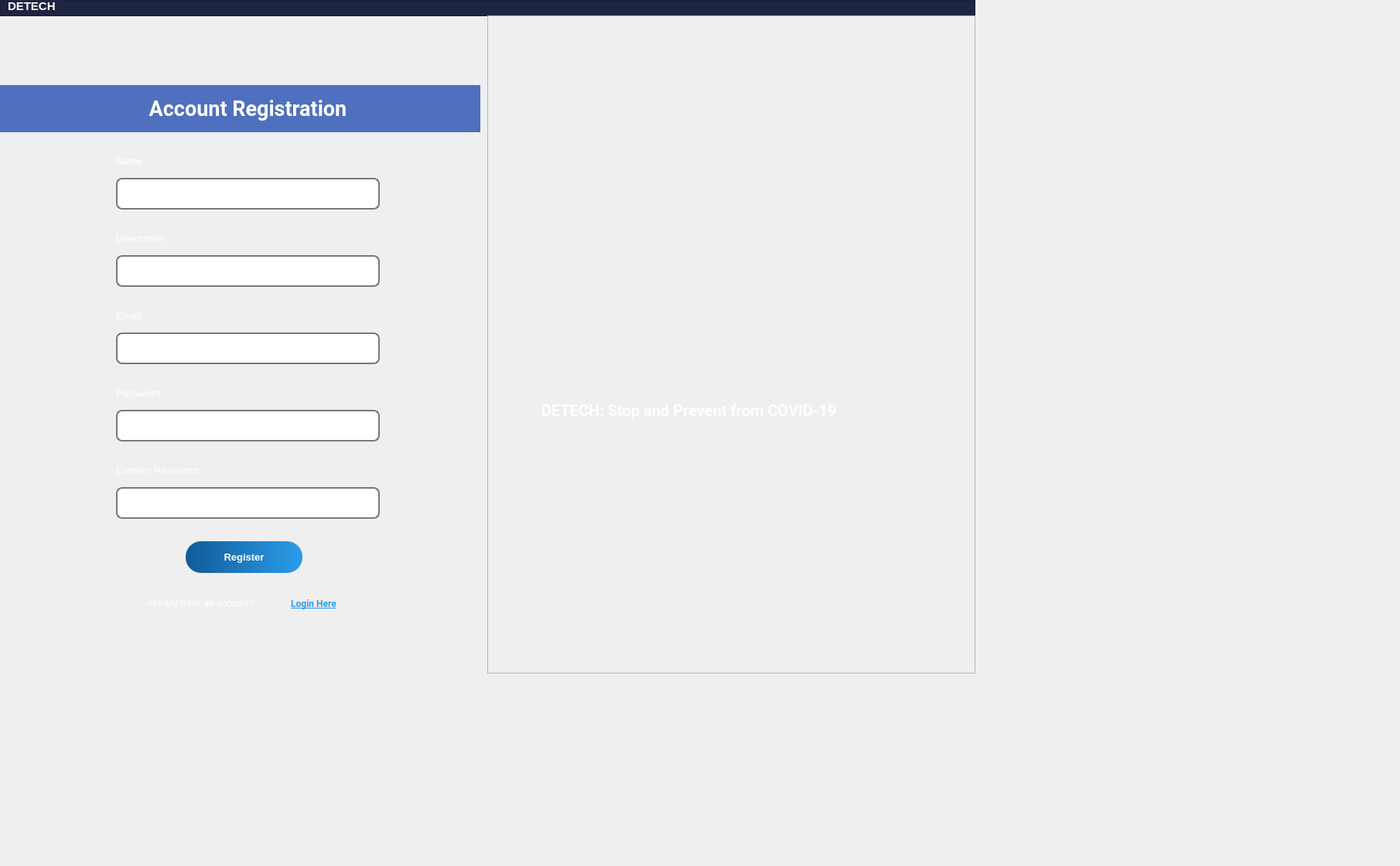
     <widget class="QWidget" name="registerPage">
      <widget class="QFrame" name="frame_4">
       <property name="geometry">
        <rect>
         <x>0</x>
         <y>0</y>
         <width>1261</width>
         <height>21</height>
        </rect>
       </property>
       <property name="styleSheet">
        <string notr="true">background-color: rgb(30, 37, 65);</string>
       </property>
       <property name="frameShape">
        <enum>QFrame::StyledPanel</enum>
       </property>
       <property name="frameShadow">
        <enum>QFrame::Raised</enum>
       </property>
       <widget class="QLabel" name="detechLabel_2">
        <property name="geometry">
         <rect>
          <x>10</x>
          <y>0</y>
          <width>71</width>
          <height>16</height>
         </rect>
        </property>
        <property name="font">
         <font>
          <pointsize>11</pointsize>
          <weight>75</weight>
          <bold>true</bold>
         </font>
        </property>
        <property name="styleSheet">
         <string notr="true">color: rgb(255, 255, 255);</string>
        </property>
        <property name="text">
         <string>DETECH</string>
        </property>
       </widget>
      </widget>
      <widget class="QLabel" name="label_4">
       <property name="geometry">
        <rect>
         <x>630</x>
         <y>20</y>
         <width>631</width>
         <height>851</height>
        </rect>
       </property>
       <property name="frameShape">
        <enum>QFrame::StyledPanel</enum>
       </property>
       <property name="frameShadow">
        <enum>QFrame::Raised</enum>
       </property>
       <property name="text">
        <string/>
       </property>
       <property name="pixmap">
        <pixmap>:/images/images/CDC-Coronavirus-Events-Meetings-Conferences-Preparing-Health-Safety.jpg</pixmap>
       </property>
       <property name="scaledContents">
        <bool>true</bool>
       </property>
      </widget>
      <widget class="QLineEdit" name="usernameRegLine">
       <property name="geometry">
        <rect>
         <x>150</x>
         <y>330</y>
         <width>341</width>
         <height>41</height>
        </rect>
       </property>
       <property name="font">
        <font>
         <pointsize>10</pointsize>
        </font>
       </property>
       <property name="styleSheet">
        <string notr="true">QLineEdit{
border: 2px solid rgb(121, 121, 121);
color: rgb(255, 255, 255);
border-radius: 8px;
padding-left: 15px;
}

QLineEdit:hover{
	border: 2px solid white;
}

QLineEdit:focus{
	border: 2px solid white;
}</string>
       </property>
       <property name="inputMask">
        <string notr="true"/>
       </property>
       <property name="echoMode">
        <enum>QLineEdit::Normal</enum>
       </property>
      </widget>
      <widget class="QLineEdit" name="nameRegLine">
       <property name="geometry">
        <rect>
         <x>150</x>
         <y>230</y>
         <width>341</width>
         <height>41</height>
        </rect>
       </property>
       <property name="font">
        <font>
         <pointsize>10</pointsize>
        </font>
       </property>
       <property name="styleSheet">
        <string notr="true">QLineEdit{
border: 2px solid rgb(121, 121, 121);
color: rgb(255, 255, 255);
border-radius: 8px;
padding-left: 15px;
}

QLineEdit:hover{
	border: 2px solid white;
}

QLineEdit:focus{
	border: 2px solid white;
}</string>
       </property>
       <property name="inputMask">
        <string notr="true"/>
       </property>
       <property name="echoMode">
        <enum>QLineEdit::Normal</enum>
       </property>
      </widget>
      <widget class="QLabel" name="nameRegLabel">
       <property name="geometry">
        <rect>
         <x>150</x>
         <y>200</y>
         <width>81</width>
         <height>16</height>
        </rect>
       </property>
       <property name="font">
        <font>
         <pointsize>10</pointsize>
        </font>
       </property>
       <property name="styleSheet">
        <string notr="true">color: rgb(255, 255, 255);</string>
       </property>
       <property name="text">
        <string>Name:</string>
       </property>
      </widget>
      <widget class="QLabel" name="passwordRegLabel">
       <property name="geometry">
        <rect>
         <x>150</x>
         <y>500</y>
         <width>81</width>
         <height>16</height>
        </rect>
       </property>
       <property name="font">
        <font>
         <pointsize>10</pointsize>
        </font>
       </property>
       <property name="styleSheet">
        <string notr="true">color: rgb(255, 255, 255);</string>
       </property>
       <property name="text">
        <string>Password:</string>
       </property>
      </widget>
      <widget class="QPushButton" name="loginHere">
       <property name="geometry">
        <rect>
         <x>360</x>
         <y>770</y>
         <width>91</width>
         <height>21</height>
        </rect>
       </property>
       <property name="font">
        <font>
         <family>Roboto</family>
         <pointsize>9</pointsize>
         <weight>75</weight>
         <bold>true</bold>
         <underline>true</underline>
        </font>
       </property>
       <property name="styleSheet">
        <string notr="true">QPushButton{
color: rgb(45, 158, 236);

}

QPushButton:pressed {
    border-style: inset;
    background:#0000ffff;
    }</string>
       </property>
       <property name="text">
        <string>Login Here</string>
       </property>
       <property name="flat">
        <bool>true</bool>
       </property>
      </widget>
      <widget class="QPushButton" name="registeredButton">
       <property name="geometry">
        <rect>
         <x>240</x>
         <y>700</y>
         <width>151</width>
         <height>41</height>
        </rect>
       </property>
       <property name="font">
        <font>
         <pointsize>10</pointsize>
         <weight>75</weight>
         <bold>true</bold>
        </font>
       </property>
       <property name="styleSheet">
        <string notr="true">QPushButton {
background-color: qlineargradient(spread:pad, x1:0, y1:0, x2:1, y2:0, stop:0 rgba(16, 91, 151, 255), stop:1 rgba(44, 156, 234, 255));
color: white;
border-radius: 20px;
}

QPushButton:hover {
    background: qradialgradient(
        cx: 0.3, cy: -0.4, fx: 0.3, fy: -0.4,
        radius: 1.35, stop: 0 rgb(119, 88, 127), stop: 1 rgb(28, 96, 255)
        );
    }

QPushButton:pressed {
    border-style: inset;
    background: qradialgradient(
        cx: 0.4, cy: -0.1, fx: 0.4, fy: -0.1,
        radius: 1.35, stop: 0 rgb(17, 21, 255), stop: 1 #ddd
        );
    }</string>
       </property>
       <property name="text">
        <string>Register</string>
       </property>
       <property name="icon">
        <iconset resource="detechRs.qrc">
         <normaloff>:/images/images/ri_login-circle-fill.png</normaloff>:/images/images/ri_login-circle-fill.png</iconset>
       </property>
       <property name="iconSize">
        <size>
         <width>25</width>
         <height>25</height>
        </size>
       </property>
      </widget>
      <widget class="QLineEdit" name="confirmPasswordRegLine">
       <property name="geometry">
        <rect>
         <x>150</x>
         <y>630</y>
         <width>341</width>
         <height>41</height>
        </rect>
       </property>
       <property name="font">
        <font>
         <pointsize>10</pointsize>
        </font>
       </property>
       <property name="styleSheet">
        <string notr="true">QLineEdit{
border: 2px solid rgb(121, 121, 121);
color: rgb(255, 255, 255);
border-radius: 8px;
padding-left: 15px;
}

QLineEdit:hover{
	border: 2px solid white;
}

QLineEdit:focus{
	border: 2px solid white;
}</string>
       </property>
       <property name="inputMask">
        <string notr="true"/>
       </property>
       <property name="echoMode">
        <enum>QLineEdit::Password</enum>
       </property>
      </widget>
      <widget class="QLineEdit" name="emailRegLine">
       <property name="geometry">
        <rect>
         <x>150</x>
         <y>430</y>
         <width>341</width>
         <height>41</height>
        </rect>
       </property>
       <property name="font">
        <font>
         <pointsize>10</pointsize>
        </font>
       </property>
       <property name="styleSheet">
        <string notr="true">QLineEdit{
border: 2px solid rgb(121, 121, 121);
color: rgb(255, 255, 255);
border-radius: 8px;
padding-left: 15px;
}

QLineEdit:hover{
	border: 2px solid white;
}

QLineEdit:focus{
	border: 2px solid white;
}</string>
       </property>
       <property name="inputMask">
        <string notr="true"/>
       </property>
       <property name="echoMode">
        <enum>QLineEdit::Normal</enum>
       </property>
      </widget>
      <widget class="QLabel" name="label_5">
       <property name="geometry">
        <rect>
         <x>0</x>
         <y>110</y>
         <width>621</width>
         <height>61</height>
        </rect>
       </property>
       <property name="styleSheet">
        <string notr="true">background-color: rgba(79, 112, 190, 1);</string>
       </property>
       <property name="text">
        <string/>
       </property>
      </widget>
      <widget class="QLabel" name="label_6">
       <property name="geometry">
        <rect>
         <x>190</x>
         <y>770</y>
         <width>171</width>
         <height>20</height>
        </rect>
       </property>
       <property name="font">
        <font>
         <pointsize>9</pointsize>
        </font>
       </property>
       <property name="styleSheet">
        <string notr="true">color: rgb(255, 255, 255);
background-color: none;</string>
       </property>
       <property name="text">
        <string>Already have an account?</string>
       </property>
      </widget>
      <widget class="QLineEdit" name="passwordRegLine">
       <property name="geometry">
        <rect>
         <x>150</x>
         <y>530</y>
         <width>341</width>
         <height>41</height>
        </rect>
       </property>
       <property name="font">
        <font>
         <pointsize>10</pointsize>
        </font>
       </property>
       <property name="styleSheet">
        <string notr="true">QLineEdit{
border: 2px solid rgb(121, 121, 121);
color: rgb(255, 255, 255);
border-radius: 8px;
padding-left: 15px;
}

QLineEdit:hover{
	border: 2px solid white;
}

QLineEdit:focus{
	border: 2px solid white;
}</string>
       </property>
       <property name="inputMask">
        <string notr="true"/>
       </property>
       <property name="echoMode">
        <enum>QLineEdit::Password</enum>
       </property>
      </widget>
      <widget class="QLabel" name="confirmPasswordRegLabel">
       <property name="geometry">
        <rect>
         <x>150</x>
         <y>600</y>
         <width>161</width>
         <height>16</height>
        </rect>
       </property>
       <property name="font">
        <font>
         <pointsize>10</pointsize>
        </font>
       </property>
       <property name="styleSheet">
        <string notr="true">color: rgb(255, 255, 255);</string>
       </property>
       <property name="text">
        <string>Confirm Password:</string>
       </property>
      </widget>
      <widget class="QLabel" name="usernameRegLabel">
       <property name="geometry">
        <rect>
         <x>150</x>
         <y>300</y>
         <width>81</width>
         <height>16</height>
        </rect>
       </property>
       <property name="font">
        <font>
         <pointsize>10</pointsize>
        </font>
       </property>
       <property name="styleSheet">
        <string notr="true">color: rgb(255, 255, 255);</string>
       </property>
       <property name="text">
        <string>Username:</string>
       </property>
      </widget>
      <widget class="QLabel" name="emailRegLabel">
       <property name="geometry">
        <rect>
         <x>150</x>
         <y>400</y>
         <width>81</width>
         <height>16</height>
        </rect>
       </property>
       <property name="font">
        <font>
         <pointsize>10</pointsize>
        </font>
       </property>
       <property name="styleSheet">
        <string notr="true">color: rgb(255, 255, 255);</string>
       </property>
       <property name="text">
        <string>Email:</string>
       </property>
      </widget>
      <widget class="QLabel" name="accountReg">
       <property name="geometry">
        <rect>
         <x>160</x>
         <y>120</y>
         <width>321</width>
         <height>41</height>
        </rect>
       </property>
       <property name="font">
        <font>
         <family>Roboto</family>
         <pointsize>20</pointsize>
         <weight>75</weight>
         <bold>true</bold>
        </font>
       </property>
       <property name="styleSheet">
        <string notr="true">QLabel{
	color: rgb(255, 255, 255);
	background-color: none;
	
}</string>
       </property>
       <property name="text">
        <string>Account Registration</string>
       </property>
       <property name="alignment">
        <set>Qt::AlignCenter</set>
       </property>
      </widget>
      <widget class="QLabel" name="labelNameError">
       <property name="geometry">
        <rect>
         <x>150</x>
         <y>280</y>
         <width>341</width>
         <height>16</height>
        </rect>
       </property>
       <property name="styleSheet">
        <string notr="true">color: rgb(250, 95, 85)</string>
       </property>
       <property name="text">
        <string/>
       </property>
      </widget>
      <widget class="QLabel" name="labelUsernameError">
       <property name="geometry">
        <rect>
         <x>150</x>
         <y>370</y>
         <width>341</width>
         <height>16</height>
        </rect>
       </property>
       <property name="styleSheet">
        <string notr="true">color: rgb(250, 95, 85)
</string>
       </property>
       <property name="text">
        <string/>
       </property>
      </widget>
      <widget class="QLabel" name="labelEmailError">
       <property name="geometry">
        <rect>
         <x>150</x>
         <y>480</y>
         <width>341</width>
         <height>16</height>
        </rect>
       </property>
       <property name="styleSheet">
        <string notr="true">color: rgb(250, 95, 85)</string>
       </property>
       <property name="text">
        <string/>
       </property>
      </widget>
      <widget class="QLabel" name="labelPasswordError">
       <property name="geometry">
        <rect>
         <x>150</x>
         <y>580</y>
         <width>341</width>
         <height>16</height>
        </rect>
       </property>
       <property name="styleSheet">
        <string notr="true">color: rgb(250, 95, 85)
</string>
       </property>
       <property name="text">
        <string/>
       </property>
      </widget>
      <widget class="QLabel" name="labelConfirmPasswordError">
       <property name="geometry">
        <rect>
         <x>150</x>
         <y>680</y>
         <width>341</width>
         <height>16</height>
        </rect>
       </property>
       <property name="styleSheet">
        <string notr="true">color: rgb(250, 95, 85)</string>
       </property>
       <property name="text">
        <string/>
       </property>
      </widget>
      <widget class="QLabel" name="label_9">
       <property name="geometry">
        <rect>
         <x>1120</x>
         <y>260</y>
         <width>681</width>
         <height>851</height>
        </rect>
       </property>
       <property name="styleSheet">
        <string notr="true">background-color: none;</string>
       </property>
       <property name="text">
        <string/>
       </property>
       <property name="pixmap">
        <pixmap>:/images/images/blackOpacity.png</pixmap>
       </property>
       <property name="scaledContents">
        <bool>true</bool>
       </property>
      </widget>
      <widget class="QLabel" name="label_11">
       <property name="geometry">
        <rect>
         <x>670</x>
         <y>380</y>
         <width>55</width>
         <height>16</height>
        </rect>
       </property>
       <property name="text">
        <string/>
       </property>
      </widget>
      <widget class="QLabel" name="label_14">
       <property name="geometry">
        <rect>
         <x>630</x>
         <y>20</y>
         <width>631</width>
         <height>851</height>
        </rect>
       </property>
       <property name="text">
        <string/>
       </property>
       <property name="pixmap">
        <pixmap>:/images/images/registerPagePicture.png</pixmap>
       </property>
       <property name="scaledContents">
        <bool>true</bool>
       </property>
      </widget>
      <widget class="QLabel" name="label_10">
       <property name="geometry">
        <rect>
         <x>630</x>
         <y>20</y>
         <width>631</width>
         <height>851</height>
        </rect>
       </property>
       <property name="styleSheet">
        <string notr="true">background-color: none;</string>
       </property>
       <property name="text">
        <string/>
       </property>
       <property name="pixmap">
        <pixmap>:/images/images/blackOpacity.png</pixmap>
       </property>
       <property name="scaledContents">
        <bool>true</bool>
       </property>
      </widget>
      <widget class="QLabel" name="label_13">
       <property name="geometry">
        <rect>
         <x>770</x>
         <y>310</y>
         <width>371</width>
         <height>181</height>
        </rect>
       </property>
       <property name="styleSheet">
        <string notr="true">background-color: none;</string>
       </property>
       <property name="text">
        <string/>
       </property>
       <property name="pixmap">
        <pixmap resource="detechRs.qrc">:/images/images/LOGO-and-TEXT - DETECH.png</pixmap>
       </property>
       <property name="scaledContents">
        <bool>true</bool>
       </property>
      </widget>
      <widget class="QLabel" name="label_12">
       <property name="geometry">
        <rect>
         <x>700</x>
         <y>510</y>
         <width>481</width>
         <height>41</height>
        </rect>
       </property>
       <property name="font">
        <font>
         <family>Roboto</family>
         <pointsize>15</pointsize>
         <weight>75</weight>
         <bold>true</bold>
        </font>
       </property>
       <property name="styleSheet">
        <string notr="true">background-color: none;
color: rgb(255, 255, 255)</string>
       </property>
       <property name="text">
        <string>DETECH: Stop and Prevent from COVID-19</string>
       </property>
      </widget>
     </widget>
